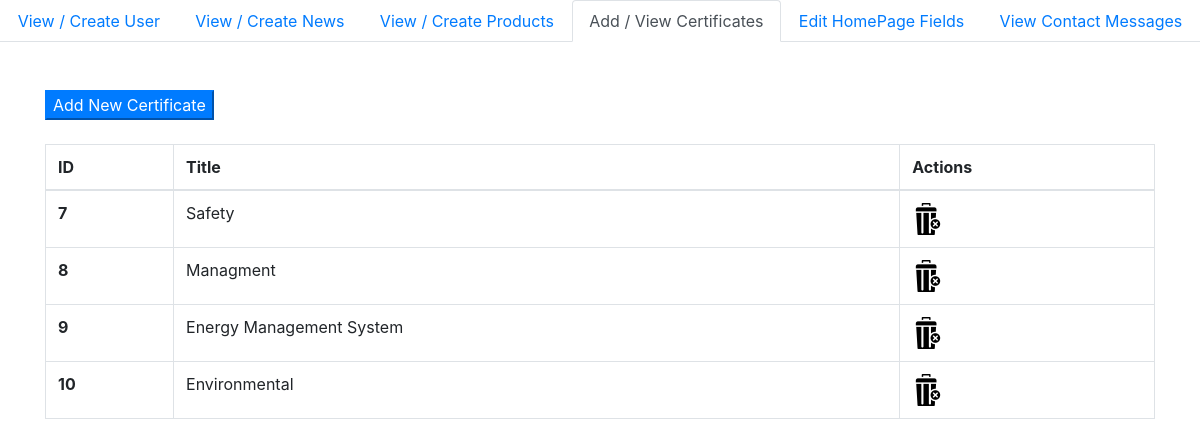
Page /View/AdminPanel/ViewCertificates.php (signed in) on the committed database.
### tables this page shows
CREATE TABLE `Certificates` (
  `ID` int(11) NOT NULL,
  `Title` varchar(256) NOT NULL,
  `ImagePath` varchar(256) NOT NULL
);

### Controller/CertificateController.php (called while the page is built, shortened)
<?php
require __DIR__.'/../Model/CertificateModel.php';
class CertificateController{
    public function GetAll(){
        $CertificatesModel = new CertificateModel(null , null);
        return $CertificatesModel->GetAllCertificates();
    }
}
?>

### Model/CertificateModel.php (called while the page is built, shortened)
<?php
require __DIR__."/../Shared/Database/DatabaseConnect.php";
class CertificateModel{
    private $ID;
    private $Title;
    public function __construct($Title, $ImagePath)
    {
        $this->Title = $Title;
    }
    public function setID($ID): void
    {
        $this->ID = $ID;
    }
    public function getID()
    {
        return $this->ID;
    }
    public function getTitle()
    {
        return $this->Title;
    }
    public function GetAllCertificates(){
        $sql = "SELECT * FROM `Certificates`";
        $Database = new DatabaseConnect();
        $Result = $Database->execute($sql);
        if ($Result->num_rows > 0){
            $Certificates = array();
            $x = 0;
            while($row = mysqli_fetch_array($Result)){
                $Certificates[$x] = new self($row['Title'] , $row['ImagePath']);
                $Certificates[$x]->setID($row['ID']);
                $x++;
            }
            return $Certificates;
        }
    }
}
?>

### Shared/Database/DatabaseConnect.php (called while the page is built, shortened)
<?php
class DatabaseConnect{
    private $Host = "localhost";
    private $username = "root";
    private $password = "";
    private $Database = "aquatrust";
    private $Object = null;
    public function __construct()
    {
        $this->Object = new mysqli($this->Host , $this->username , $this->password , $this->Database);
    }
    public function execute($sql){
        return $this->Object->query($sql);
    }
}

### View/AdminPanel/ViewCertificates.php (the view, shortened to what this page needs)
<?php
require_once __DIR__.'/../../Controller/CertificateController.php';
require_once __DIR__.'/../../Model/CertificateModel.php';
$CertificateController = new CertificateController();
$Certificates = $CertificateController->GetAll();
?>
<html>
    <head>
        <link rel="stylesheet" href="https://stackpath.bootstrapcdn.com/bootstrap/4.4.1/css/bootstrap.min.css">
    </head>
    <body>
    <ul class="nav nav-tabs nav-fill">
        <li class="nav-item">
            <a class="nav-link" href="ViewUsers.php">View / Create User</a>
        </li>
        <li class="nav-item">
            <a class="nav-link" href="ViewAllNews.php">View / Create News</a>
        </li>
        <li class="nav-item">
            <a class="nav-link" href="ViewAllProducts.php">View / Create Products</a>
        </li>
        <li class="nav-item">
            <a class="nav-link active" href="ViewCertificates.php">Add / View Certificates</a>
        </li>
        <li class="nav-item">
            <a class="nav-link" href="EditHome.php">Edit HomePage Fields</a>
        </li>
        <li class="nav-item">
            <a class="nav-link" href="ViewContactUS.php">View Contact Messages</a>
        </li>
    </ul>
        <div class="container">
            <div class="row">
                <div class="col-sm-12">
                    <a href="AddCertificate.php"><button class="btn-primary">Add New Certificate</button></a>
                    <table class="table table-bordered table-hover">
                        <thead class="thead-info">
                        <tr>
                            <th scope="col">ID</th>
                            <th scope="col">Title</th>
                            <th scope="col">Actions</th>
                        </tr>
                        </thead>
                        <tbody>
                        <?php
                        if ($Certificates != null){
                            for ($x=0;$x<sizeof($Certificates);$x++){
                                ?>
                                <tr>
                                    <th scope="row"><?php echo $Certificates[$x]->getID(); ?></th>
                                    <td><?php echo $Certificates[$x]->getTitle(); ?></td>
                                    <td><a href="../../Controller/CertificateController.php?delete=<?php echo $Certificates[$x]->getID(); ?>"><img src="../../Images/MiniLogos/delete.png"></a> </td>
                                </tr>
                                <?php
                            }
                        }
                        ?>
                        </tbody>
                    </table>
                </div>
            </div>
        </div>
    </body>
</html>

### rows in the picture
certificates: ID "7", Title "Safety"
certificates: ID "8", Title "Managment"
certificates: ID "9", Title "Energy Management System"
certificates: ID "10", Title "Environmental"
